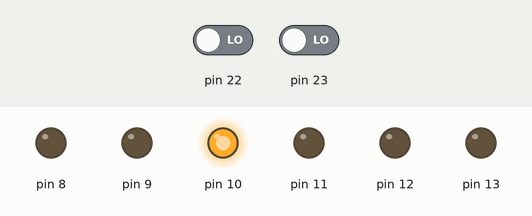
This sketch was run on a simulated Arduino Uno, built with avr-gcc and run on an emulated ATmega328P. Shown: output pins drawn as LEDs (lit = HIGH). Inputs (shaded band) come from the test bench; at power-on: pin 22 LOW, pin 23 LOW.

Above: at 2.2 s.
2.3 s: pin 22 driven HIGH
At 3.8 s:
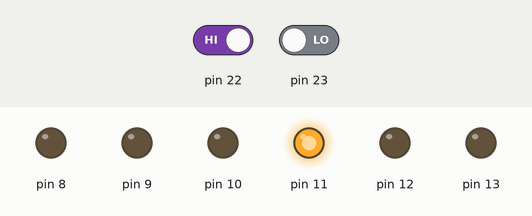
At 6.3 s:
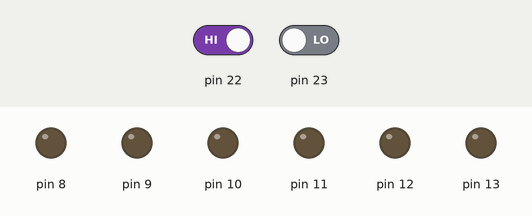
Timing chart, 0 to 7.8 s (numbered marks = the images above; inputs shaded):
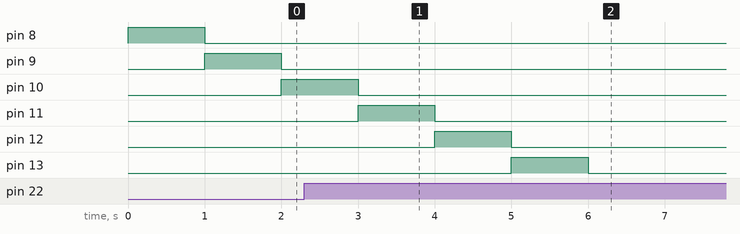

The sketch:

Using_Native_ports.ino
```cpp
int a=B000001;
void setup() {
  // put your setup code here, to run once:
  DDRB=B111111;
  PORTB=a;
  delay(1000);
}

void loop() {
  // put your main code here, to run repeatedly:
    PORTB=a<<1;
    a=PORTB;
    delay(1000);
    if(PINB==0b100000){a=B000001;PORTB=a;delay(1000);}
}
```

Measured:
- after the input at 2.3 s, pin 8: stays LOW (without the input it goes to HIGH after 3.7 s); pin 9: stays LOW (without the input it goes to HIGH after 4.7 s); pin 10: goes on until 3.0 s, then stays LOW; pin 11: goes on until 4.0 s, then stays LOW; pin 12: goes on until 5.0 s, then stays LOW
